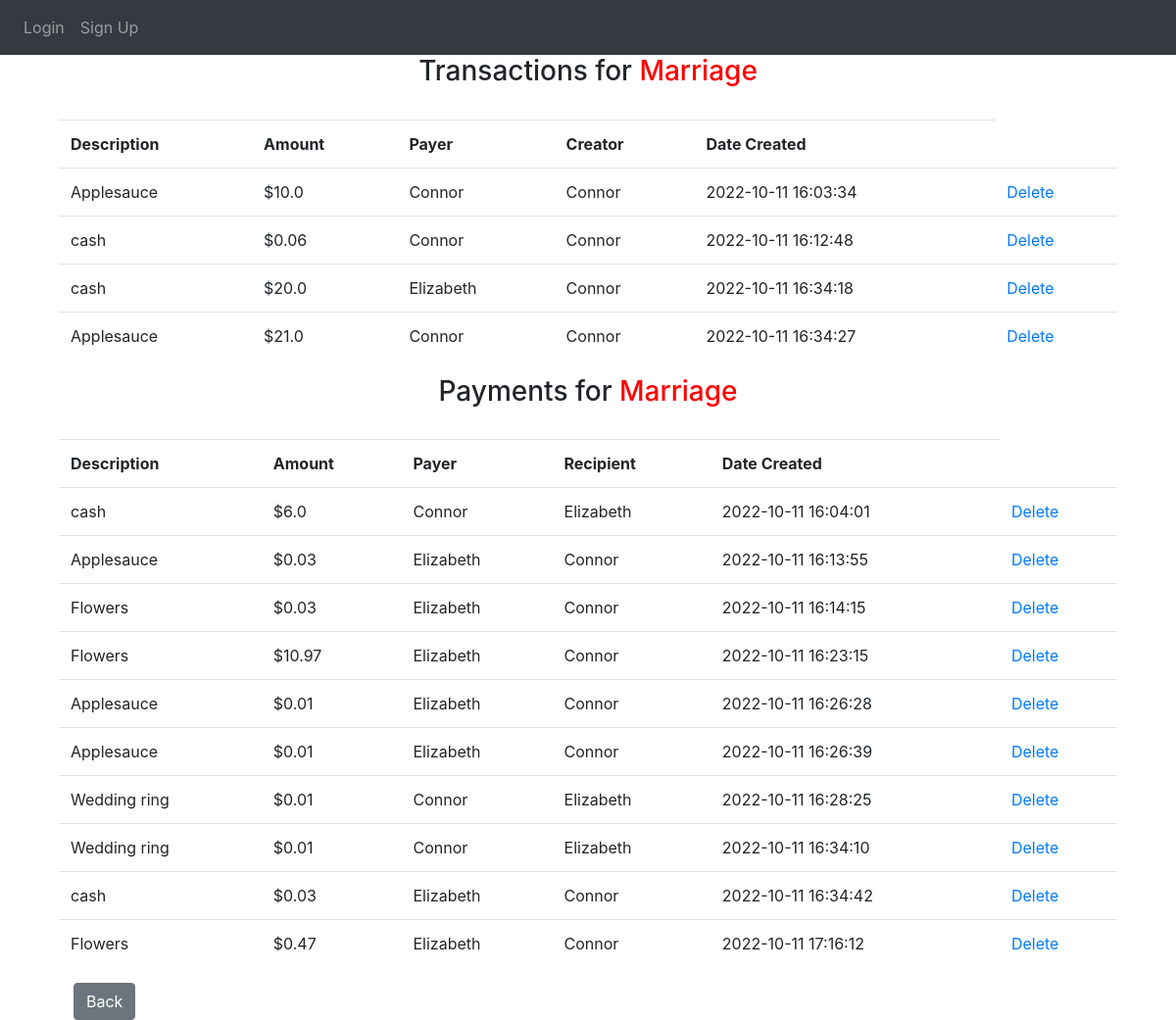
/see-transactions?groupID=1, run on an earlier commit of the app's database.
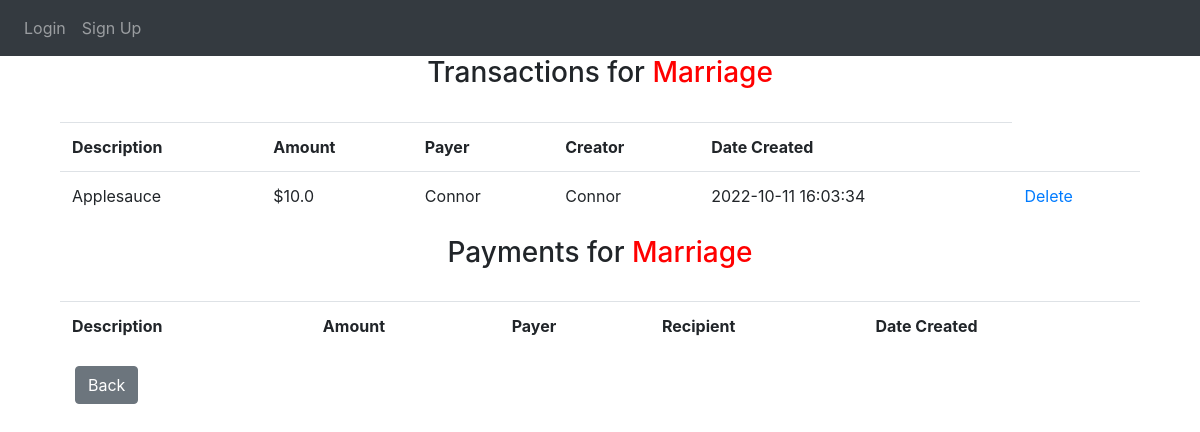
And on a later commit of the database.
### website/models.py (models this page shows, shortened)
class Group(db.Model):
    id = db.Column(db.Integer, primary_key=True)
    admin_id = db.Column(db.Integer)
    group_name = db.Column(db.String(30), nullable=False)
    date_created = db.Column(db.DateTime(timezone=True), default=func.now())
    transactions = db.relationship('Transaction')
    payments = db.relationship('Payment')

class Transaction(db.Model):
    id = db.Column(db.Integer, primary_key=True)
    group_id = db.Column(db.Integer, db.ForeignKey('group.id'))
    payer_id = db.Column(db.Integer, nullable=False)
    creator_id = db.Column(db.Integer, nullable=False)
    amount = db.Column(db.Float, nullable=False)
    description = db.Column(db.String(300), nullable=False)
    date_created = db.Column(db.DateTime(timezone=True), default=func.now())

class User(db.Model, UserMixin):
    id = db.Column(db.Integer, primary_key=True)
    username = db.Column(db.String(200), nullable=False)
    email = db.Column(db.String(150), unique=True)
    password = db.Column(db.String(150))
    date_created = db.Column(db.DateTime(timezone=True), default=func.now())
    groups = db.relationship('Group', secondary=group_member, backref="members")

class Payment(db.Model):
    id = db.Column(db.Integer, primary_key=True)
    group_id = db.Column(db.Integer, db.ForeignKey('group.id'))
    payer_id = db.Column(db.Integer, nullable=False)
    recipient_id = db.Column(db.Integer, nullable=False)
    amount = db.Column(db.Float, nullable=False)
    description = db.Column(db.String(300), nullable=False)
    date_created = db.Column(db.DateTime(timezone=True), default=func.now())

### website/views.py (the view)
@views.route('see-transactions', methods=["GET"])
def show_transactions():
    group_id = request.args['groupID']
    group = Group.query.filter_by(id=group_id).first()
    return render_template('see_transactions.html', user=current_user, group=group)

### website/templates/see_transactions.html
{% extends "base.html" %} {% block title %}Home{% endblock %} {% block content %}
<h3 align="center">Transactions for <span style="color: red;">{{ group.group_name }}</span></h3><br>
<div class="container" align="left" padding="1rem">
    <table class="table">
        <tr>
            <th>Description</th>
            <th>Amount</th>
            <th>Payer</th>
            <th>Creator</th>
            <th>Date Created</th>
        </tr>
    {% for transaction in group.transactions %}
        <tr>
          <td>{{transaction.description}}</td>
          <td>${{transaction.amount}}</td>
          <td>{% for member in group.members %}{% if member.id == transaction.payer_id %}{{ member.username }}{% endif %}{% endfor %}</td>
          <td>{% for member in group.members %}{% if member.id == transaction.creator_id %}{{ member.username }}{% endif %}{% endfor %}</td>
          <td>{{transaction.date_created}}</td>
          <td><a href="delete-transaction?groupID={{ group.id }}&tranID={{ transaction.id }}">Delete</a></td>
        </tr>
    {% endfor %}
    </table>
</div>
<h3 align="center">Payments for <span style="color: red;">{{ group.group_name }}</span></h3><br>
<div class="container" align="left" padding="1rem">
    <table class="table">
        <tr>
            <th>Description</th>
            <th>Amount</th>
            <th>Payer</th>
            <th>Recipient</th>
            <th>Date Created</th>
        </tr>
    {% for payment in group.payments %}
        <tr>
          <td>{{payment.description}}</td>
          <td>${{payment.amount}}</td>
          <td>{% for member in group.members %}{% if member.id == payment.payer_id %}{{ member.username }}{% endif %}{% endfor %}</td>
          <td>{% for member in group.members %}{% if member.id == payment.recipient_id %}{{ member.username }}{% endif %}{% endfor %}</td>
          <td>{{payment.date_created}}</td>
          <td><a href="delete-payment?groupID={{ group.id }}&paymentID={{ payment.id }}">Delete</a></td>
        </tr>
    {% endfor %}
    </table>
    <div class="container-fluid">
        <a class="btn btn-secondary" href="mygroup?groupID={{ group.id }}" role="button">Back</a>
    </div>
</div>
{% endblock %}

### website/templates/base.html (shortened to what this page needs)
<!DOCTYPE html>
<html>
  <head>
    <link
      rel="stylesheet"
      href="https://stackpath.bootstrapcdn.com/bootstrap/4.4.1/css/bootstrap.min.css"
    />
    <link
      rel="stylesheet"
      href="https://stackpath.bootstrapcdn.com/font-awesome/4.7.0/css/font-awesome.min.css"
    />
  </head>
  <body>
    <nav class="navbar navbar-expand-lg navbar-dark bg-dark">
      <div class="collapse navbar-collapse" id="navbar">
        <div class="navbar-nav">
          {% if user.is_authenticated %}
          <a class="nav-item nav-link" id="home" href="/">Home</a>
          <a class="nav-item nav-link" id="logout" href="/logout">Logout</a>
          {% else %}
          <a class="nav-item nav-link" id="login" href="/login">Login</a>
          <a class="nav-item nav-link" id="signUp" href="/sign-up">Sign Up</a>
          {% endif %}
        </div>
      </div>
    </nav>
    <div class="container">{% block content %} {% endblock %}</div>
  </body>
</html>

What changed in the data, as far as the page shows it:
removed Transaction: User (username "Connor")
removed Transaction: User (username "Connor")
no longer on this page (row unchanged): User: username "Elizabeth"
removed Transaction: User (username "Connor")
removed Payment: description "cash", amount "6.0", date_created "2022-10-11 16:04:01", User (username "Connor")
removed Payment: description "Applesauce", amount "0.03", date_created "2022-10-11 16:13:55", User (username "Connor")
removed Payment: description "Flowers", amount "0.03", date_created "2022-10-11 16:14:15", User (username "Connor")
removed Payment: description "Flowers", amount "10.97", date_created "2022-10-11 16:23:15", User (username "Connor")
removed Payment: description "Applesauce", amount "0.01", date_created "2022-10-11 16:26:28", User (username "Connor")
removed Payment: description "Applesauce", amount "0.01", date_created "2022-10-11 16:26:39", User (username "Connor")
removed Payment: description "Wedding ring", amount "0.01", date_created "2022-10-11 16:28:25", User (username "Connor")
removed Payment: description "Wedding ring", amount "0.01", date_created "2022-10-11 16:34:10", User (username "Connor")
removed Payment: description "cash", amount "0.03", date_created "2022-10-11 16:34:42", User (username "Connor")
removed Payment: description "Flowers", amount "0.47", date_created "2022-10-11 17:16:12", User (username "Connor")
